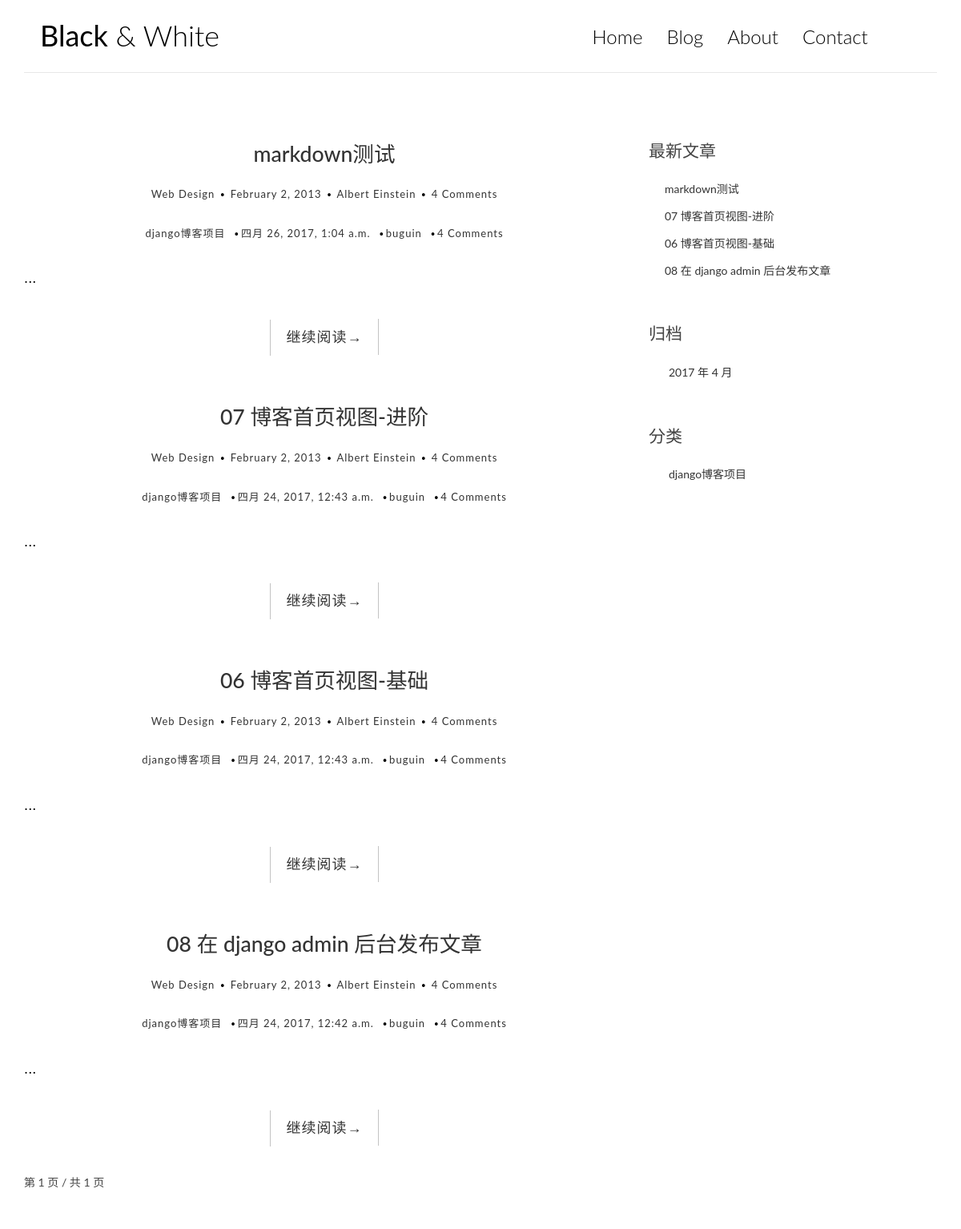
The app's page /, older data.
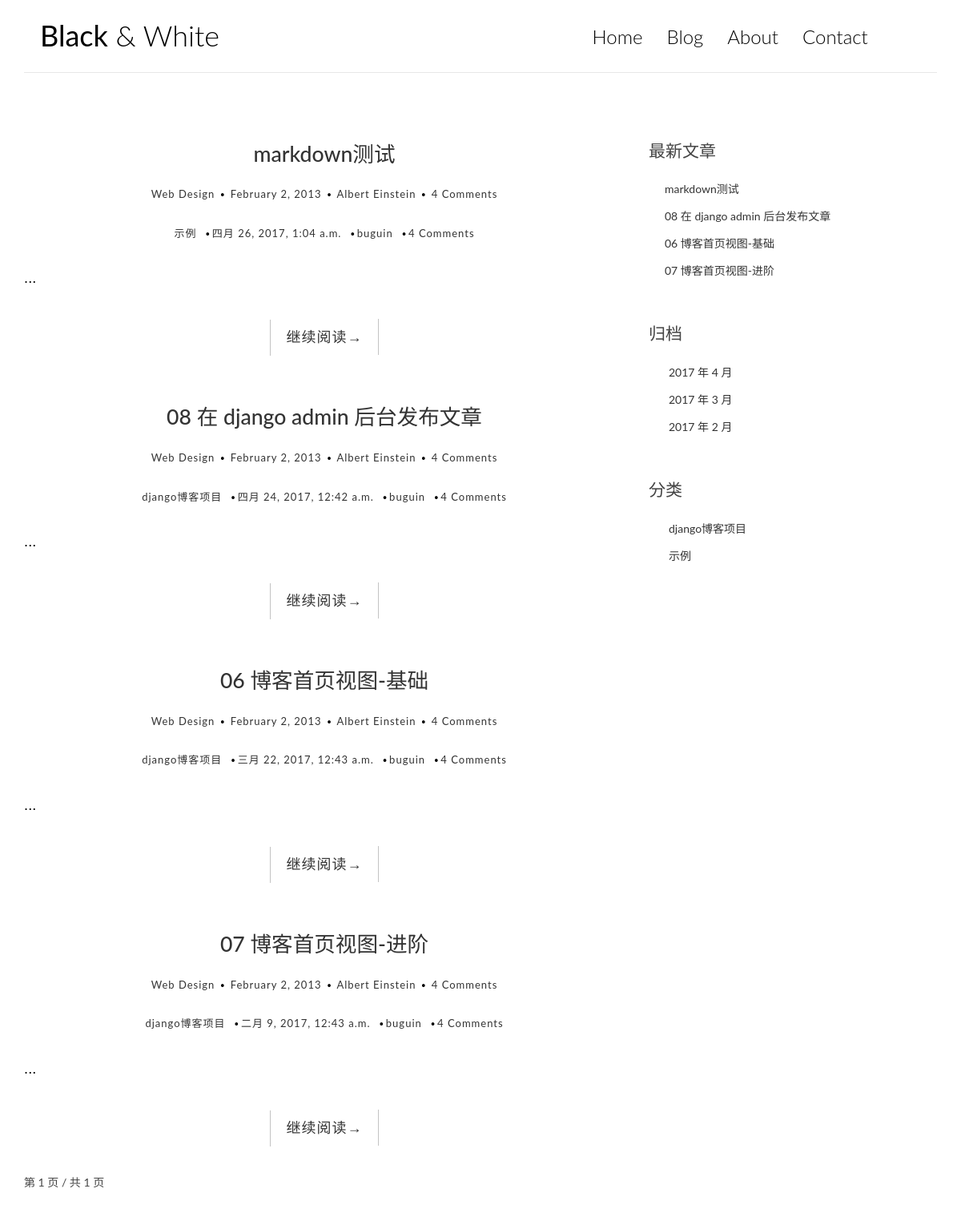
The same page, newer data.
### blog/models.py (models this page shows, shortened)
@python_2_unicode_compatible
class Post(models.Model):
    title = models.CharField(max_length=70)
    body = models.TextField()
    created_time = models.DateTimeField()
    modified_time = models.DateTimeField()
    excerpt = models.CharField(max_length=200, blank=True)
    category = models.ForeignKey(Category)
    tags = models.ManyToManyField(Tag, blank=True)
    author = models.ForeignKey(User)
    def get_absolute_url(self):
        return reverse('blog:detail', kwargs={'pk': self.pk})
    class Meta:
        ordering = ['-created_time']

@python_2_unicode_compatible
class Category(models.Model):
    name = models.CharField(max_length=100)

### blog/views.py (the view)
# urls.py: url(r'^$', views.index, name='index'),
def index(request):
    post_list = Post.objects.all()
    paginator = Paginator(post_list, 4)
    page = request.GET.get('page')
    try:
        post_list = paginator.page(page)
    except PageNotAnInteger:
        post_list = paginator.page(1)
    except EmptyPage:
        post_list = paginator.page(paginator.num_pages)
    return render(request, 'blog/index.html', context={'post_list': post_list})

### blog/templatetags/blog_tags.py (called while the page is built)
@register.simple_tag
def get_recent_posts(num=5):
    return Post.objects.all()[:num]

@register.simple_tag
def archives():
    return Post.objects.dates('created_time', 'month', order='DESC')

@register.simple_tag
def get_categories():
    return Category.objects.all()

### templates/blog/index.html (shortened to what this page needs)
{% extends 'base.html' %}
{% block main %}
{% for post in post_list %}
<article class="post post-1">
    <h1 class="entry-title">
        <a href="{{ post.get_absolute_url }}">{{ post.title }}</a>
    </h1>
</article>
<div class="entry-meta">
    <span class="post-category"><a href="#">Web Design</a></span>
    <span class="post-date"><a href="#"><time class="entry-date"
                                              datetime="2012-11-09T23:15:57+00:00">February 2, 2013</time></a></span>
    <span class="post-author"><a href="#">Albert Einstein</a></span>
    <span class="comments-link"><a href="#">4 Comments</a></span>
</div>
<div class="entry-meta">
        <span class="post-category">
          <a href="#">{{ post.category.name }} </a>
        </span>
    <span class="post-date">
          <a href="#">
            <time class="entry-date" datetime="{{ post.created_time }}">{{ post.created_time }}         </time>
          </a>
        </span>
    <span class="post-author"><a href="#">{{ post.author }} </a></span>
    <span class="comments-link"><a href="#">4 Comments</a></span>
</div>
<div class="entry-content clearfix">
    <p>...</p>
    <div class="read-more cl-effect-14">
        <a href="{{ post.get_absolute_url }}" class="more-link">继续阅读<span class="meta-nav">→</span></a>
    </div>
</div>
{% empty %}
<div class="no-post">暂时还没有发布的文章！</div>
{% endfor %}
<div class="pagination">
    <span class="current">
    第 {{ post_list.number }} 页 / 共 {{ post_list.paginator.num_pages }} 页
    </span>
</div>
{% endblock main %}

### templates/base.html (shortened to what this page needs)
<!DOCTYPE html>
<html lang="en">
<head>
    {% load staticfiles %}
    <link rel="stylesheet" href="{% static 'blog/css/bootstrap.min.css' %}">
    <link rel="stylesheet" href="http://code.ionicframework.com/ionicons/2.0.1/css/ionicons.min.css">
    <link rel="stylesheet" href="{% static 'blog/css/pace.css' %}">
    <link rel="stylesheet" href="{% static 'blog/css/custom.css' %}">
    <link rel="stylesheet" href="{% static 'blog/css/friendly.css' %}">
</head>
<body>
<div class="container">
    <header id="site-header">
        <div class="row">
            <div class="col-md-4 col-sm-5 col-xs-8">
                <div class="logo">
                    <h1><a href="{% url 'blog:index' %}"><b>Black</b> &amp; White</a></h1>
                </div>
            </div>
            <div class="col-md-8 col-sm-7 col-xs-4">
                <nav class="main-nav" role="navigation">
                    <div class="collapse navbar-collapse" id="bs-example-navbar-collapse-1">
                        <ul class="nav navbar-nav navbar-right">
                            <li class="cl-effect-11"><a href="{% url 'blog:index' %}" data-hover="Home">Home</a></li>
                            <li class="cl-effect-11"><a href="full-width.html" data-hover="Blog">Blog</a></li>
                            <li class="cl-effect-11"><a href="about.html" data-hover="About">About</a></li>
                            <li class="cl-effect-11"><a href="contact.html" data-hover="Contact">Contact</a></li>
                        </ul>
                    </div>
                </nav>
            </div>
        </div>
    </header>
</div>
<div class="content-body">
    <div class="container">
        <div class="row">
            <main class="col-md-8">
                {% block main %}
                {% endblock main %}
            </main>
            {% load blog_tags %}
            <aside class="col-md-4">
                <div class="widget widget-recent-posts">
                    <h3 class="widget-title">最新文章</h3>
                    {% get_recent_posts as recent_post_list %}
                    <ul>
                        {% for post in recent_post_list %}
                        <li>
                            <a href="{{ post.get_absolute_url }}">{{ post.title }}</a>
                        </li>
                        {% endfor %}
                    </ul>
                </div>
                <div class="widget widget-archives">
                    <h3 class="widget-title">归档</h3>
                    {% archives as date_list %}
                    <ul>
                        {% for date in date_list %}
                        <li>
                            <a href="{% url 'blog:archives' date.year date.month %}">{{ date.year }} 年 {{ date.month }} 月</a>
                        </li>
                        {% endfor %}
                    </ul>
                </div>
                <div class="widget widget-category">
                    <h3 class="widget-title">分类</h3>
                    {% get_categories as category_list %}
                    <ul>
                        {% for category in category_list %}
                        <li>
                            <a href="{% url 'blog:category' category.pk %}">{{ category.name }}</a>
                        </li>
                        {% endfor %}
                    </ul>
                </div>
            </aside>
        </div>
    </div>
</div>
</body>
</html>

### blog/static/blog/css/custom.css (style rules this page uses)
* { outline: none; }
h1, h2, h3, h4, h5, h6 { margin-top: 0; }
b { font-weight: 400; }
a { color: #333; }
body { color: #444; font-family: 'Lato', sans-serif; }
p { font-family: 'Ubuntu', sans-serif; font-weight: 400; word-spacing: 1px; letter-spacing: 0.01em; }
#site-header { background-color: #FFF; padding: 25px 20px; margin-bottom: 40px; border-bottom: 1px solid #e7e7e7; }
.logo h1 a { color: #000; }
.logo h1 { margin: 0; font-family: 'Lato', sans-serif; font-weight: 300; }
.main-nav { margin-top: 11px; max-width: 95%; }
.main-nav a { color: #000000 !important; padding: 0 0 5px 0 !important; margin-right: 30px; font-family: 'Lato', sans-serif; font-weight: 300; font-size: 24px; }
.cl-effect-11 a { padding: 10px 0; color: #0972b4; text-shadow: none; }
.cl-effect-11 a::before { position: absolute; top: 0; left: 0; overflow: hidden; padding: 0 0 5px 0 !important; max-width: 0; border-bottom: 1px solid #000; color: #000; content: attr(data-hover); -webkit-transition: max-width 0.5s; -moz-transition: max-width 0.5s; transition: max-width 0.5s; }
.content-body { padding-bottom: 4em; }
.post, .comment-area { background: #fff; padding: 30px 30px 0; }
.entry-title { text-align: center; font-size: 1.9em; margin-bottom: 20px; line-height: 1.6; padding: 10px 20px 0; }
.entry-meta { text-align: center; color: #DDDDDD; font-size: 13px; letter-spacing: 1px; margin-bottom: 30px; }
.entry-content { font-size: 18px; line-height: 1.9; font-weight: 300; color: #000; }
.post-category, .post-date, .post-author { position: relative; padding-right: 15px; }
.post-category::after, .post-date::after, .post-author::after { position: absolute; content: '.'; color: #000; font-size: 30px; top: -22px; right: 1px; }
.read-more { font-family: 'Ubuntu', sans-serif; font-weight: 400; word-spacing: 1px; letter-spacing: 0.01em; text-align: center; margin-top: 20px; }
.cl-effect-14 a { padding: 0 20px; height: 45px; line-height: 45px; position: relative; display: inline-block; margin: 15px 25px; letter-spacing: 1px; font-weight: 400; text-shadow: 0 0 1px rgba(255,255,255,0.3); }
.cl-effect-14 a::before, .cl-effect-14 a::after { position: absolute; width: 45px; height: 1px; background: #C3C3C3; content: ''; -webkit-transition: all 0.3s; -moz-transition: all 0.3s; transition: all 0.3s; pointer-events: none; }
.cl-effect-14 a::before { top: 0; left: 0; -webkit-transform: rotate(90deg); -moz-transform: rotate(90deg); transform: rotate(90deg); -webkit-transform-origin: 0 0; -moz-transform-origin: 0 0; transform-origin: 0 0; }
.cl-effect-14 a::after { right: 0; bottom: 0; -webkit-transform: rotate(90deg); -moz-transform: rotate(90deg); transform: rotate(90deg); -webkit-transform-origin: 100% 0; -moz-transform-origin: 100% 0; transform-origin: 100% 0; }
.widget { background: #fff; padding: 30px 0 0; }
.widget-title { font-size: 1.5em; margin-bottom: 20px; line-height: 1.6; padding: 10px 0 0; font-weight: 400; }
.widget-recent-posts ul { padding: 0; margin: 0; padding-left: 20px; }
.widget-recent-posts ul li { list-style-type: none; position: relative; line-height: 170%; margin-bottom: 10px; }
.widget-recent-posts ul li::before { content: '\f3d3'; font-family: "Ionicons"; position: absolute; left: -17px; top: 3px; font-size: 16px; color: #000; }
.widget-archives ul { padding: 0; margin: 0; padding-left: 25px; }
.widget-archives ul li { list-style-type: none; position: relative; line-height: 170%; margin-bottom: 10px; }
.widget-archives ul li::before { content: '\f3f3'; font-family: "Ionicons"; position: absolute; left: -25px; top: 1px; font-size: 16px; color: #000; }
.widget-category ul { padding: 0; margin: 0; padding-left: 25px; }
.widget-category ul li { list-style-type: none; position: relative; line-height: 170%; margin-bottom: 10px; }
.widget-category ul li::before { content: '\f3fe'; font-family: "Ionicons"; position: absolute; left: -25px; top: 1px; font-size: 18px; color: #000; }

Row changes from the older to the newer data that the page shows:
changed Post "markdown测试": category.name "django博客项目" → "示例"
shown differently, row unchanged: Post "08 在 django admin 后台发布文章": moves up the list
changed Post "06 博客首页视图-基础": created_time "四月 24, 2017, 12:43 a.m." → "三月 22, 2017, 12:43 a.m."; moves down the list
changed Post "07 博客首页视图-进阶": created_time "四月 24, 2017, 12:43 a.m." → "二月 9, 2017, 12:43 a.m."
added Category: name "示例"
Text that changed along with them:
new list line: "2017 年 3 月"
new list line: "2017 年 2 月"
